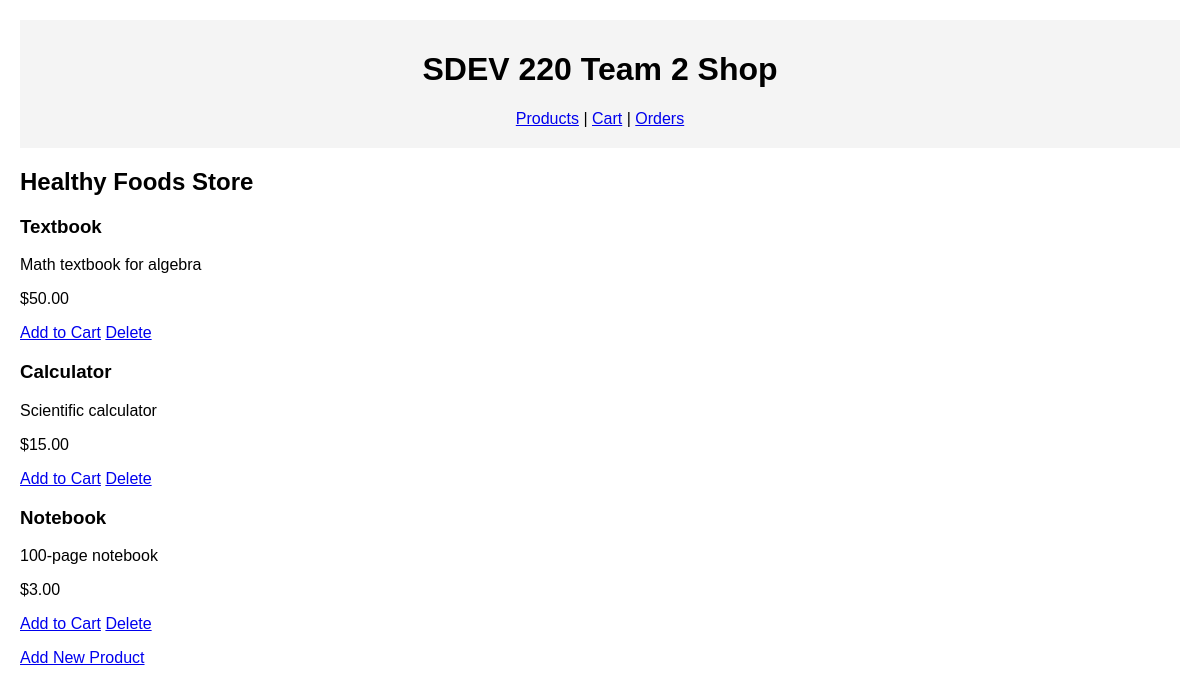
Before: / with the older database file.
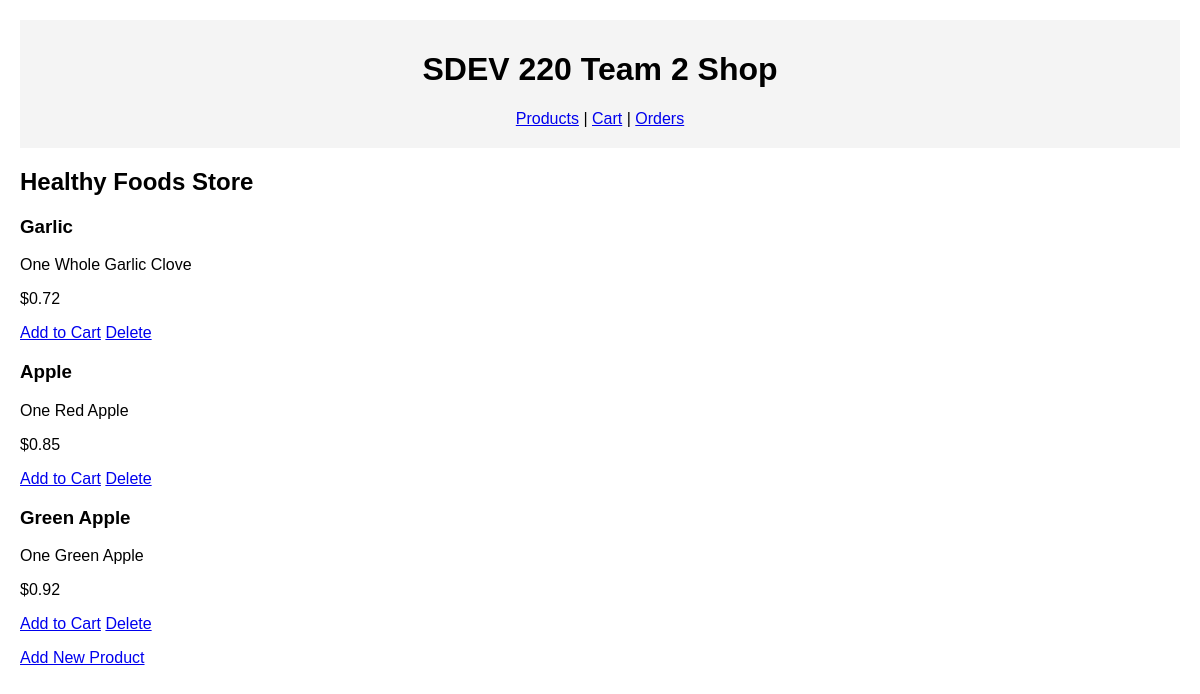
After: the same page with the newer database file.
### app.py (models this page shows)
class Product(db.Model):
    id = db.Column(db.Integer, primary_key=True)
    name = db.Column(db.String(100), nullable=False)
    description = db.Column(db.Text)
    price = db.Column(db.Float, nullable=False)

### app.py (the view)
@app.route('/')
def product_list():
    products = Product.query.all()
    return render_template('products.html', products=products)

### app.py (called while the page is built)
def to_fixed(value, decimals=2):
    return f"{value:.{decimals}f}"

### templates/products.html
{% extends 'base.html' %}
{% block content %}
    <h2>Healthy Foods Store</h2>
    {% for product in products %}
        <div>
            <h3>{{ product.name }}</h3>
            <p>{{ product.description }}</p>
            <p>${{ product.price | to_fixed(2) }}</p>
            <a href="{{ url_for('add_to_cart', product_id=product.id) }}">Add to Cart</a>
                <a href="{{ url_for('delete_product', product_id=product.id) }}">Delete</a>
        </div>
    {% endfor %}
    <p><a href="{{ url_for('add_product', admin_key='sdev220_team2_admin') }}">Add New Product</a></p>
{% endblock %}

### templates/base.html (shortened to what this page needs)
<!DOCTYPE html>
<html>
<head>
    <link rel="stylesheet" href="{{ url_for('static', filename='style.css') }}">
</head>
<body>
    <header>
        <h1>SDEV 220 Team 2 Shop</h1>
        <nav>
            <a href="{{ url_for('product_list') }}">Products</a> |
            <a href="{{ url_for('cart') }}">Cart</a> |
            <a href="{{ url_for('admin_orders') }}">Orders</a>
        </nav>
    </header>
    {% block content %}{% endblock %}
</body>
</html>

### static/style.css (style rules this page uses)
body { font-family: Arial, sans-serif; margin: 20px; }
header { background: #f4f4f4; padding: 10px; text-align: center; }
nav { margin: 10px 0; }

Changed rows visible on the page:
removed Product: name "Textbook", description "Math textbook for algebra", price|to_fixed "50.00"
removed Product: name "Calculator", description "Scientific calculator", price|to_fixed "15.00"
removed Product: name "Notebook", description "100-page notebook", price|to_fixed "3.00"
added Product: name "Garlic", description "One Whole Garlic Clove", price|to_fixed "0.72"
added Product: name "Apple", description "One Red Apple", price|to_fixed "0.85"
added Product: name "Green Apple", description "One Green Apple", price|to_fixed "0.92"
